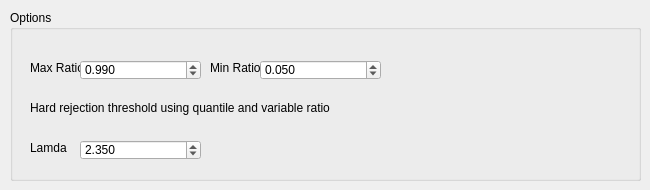
       <widget class="QWidget" name="VarTrimmedDistOutlier">
        <widget class="QGroupBox" name="groupBox_17">
         <property name="geometry">
          <rect>
           <x>10</x>
           <y>10</y>
           <width>631</width>
           <height>171</height>
          </rect>
         </property>
         <property name="title">
          <string>Options</string>
         </property>
         <widget class="QLabel" name="varTrimmedOutlierMaxTitle">
          <property name="geometry">
           <rect>
            <x>20</x>
            <y>50</y>
            <width>51</width>
            <height>16</height>
           </rect>
          </property>
          <property name="text">
           <string>Max Ratio</string>
          </property>
         </widget>
         <widget class="QDoubleSpinBox" name="varTrimmedOutlierMin">
          <property name="geometry">
           <rect>
            <x>250</x>
            <y>50</y>
            <width>121</width>
            <height>20</height>
           </rect>
          </property>
          <property name="suffix">
           <string/>
          </property>
          <property name="decimals">
           <number>3</number>
          </property>
          <property name="minimum">
           <double>0.001000000000000</double>
          </property>
          <property name="maximum">
           <double>1.000000000000000</double>
          </property>
          <property name="singleStep">
           <double>0.010000000000000</double>
          </property>
          <property name="value">
           <double>0.050000000000000</double>
          </property>
         </widget>
         <widget class="QLabel" name="label_7">
          <property name="geometry">
           <rect>
            <x>20</x>
            <y>90</y>
            <width>601</width>
            <height>16</height>
           </rect>
          </property>
          <property name="text">
           <string>Hard rejection threshold using quantile and variable ratio</string>
          </property>
         </widget>
         <widget class="QLabel" name="varTrimmedOutlierMinTitle">
          <property name="geometry">
           <rect>
            <x>200</x>
            <y>50</y>
            <width>51</width>
            <height>16</height>
           </rect>
          </property>
          <property name="text">
           <string>Min Ratio</string>
          </property>
         </widget>
         <widget class="QDoubleSpinBox" name="varTrimmedOutlierMax">
          <property name="geometry">
           <rect>
            <x>70</x>
            <y>50</y>
            <width>121</width>
            <height>20</height>
           </rect>
          </property>
          <property name="suffix">
           <string/>
          </property>
          <property name="decimals">
           <number>3</number>
          </property>
          <property name="minimum">
           <double>0.001000000000000</double>
          </property>
          <property name="maximum">
           <double>1.000000000000000</double>
          </property>
          <property name="singleStep">
           <double>0.010000000000000</double>
          </property>
          <property name="value">
           <double>0.990000000000000</double>
          </property>
         </widget>
         <widget class="QDoubleSpinBox" name="varTrimmedOutlierLambda">
          <property name="geometry">
           <rect>
            <x>70</x>
            <y>130</y>
            <width>121</width>
            <height>20</height>
           </rect>
          </property>
          <property name="suffix">
           <string/>
          </property>
          <property name="decimals">
           <number>3</number>
          </property>
          <property name="minimum">
           <double>0.001000000000000</double>
          </property>
          <property name="maximum">
           <double>1000.000000000000000</double>
          </property>
          <property name="singleStep">
           <double>0.100000000000000</double>
          </property>
          <property name="value">
           <double>2.350000000000000</double>
          </property>
         </widget>
         <widget class="QLabel" name="varTrimmedOutlierLambdaTitle">
          <property name="geometry">
           <rect>
            <x>20</x>
            <y>130</y>
            <width>51</width>
            <height>16</height>
           </rect>
          </property>
          <property name="text">
           <string>Lamda</string>
          </property>
         </widget>
        </widget>
       </widget>
